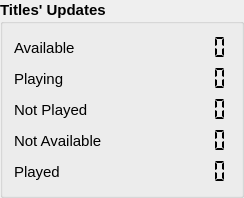
         <widget class="QGroupBox" name="groupBox_3">
          <property name="font">
           <font>
            <pointsize>11</pointsize>
            <bold>true</bold>
           </font>
          </property>
          <property name="title">
           <string>Titles' Updates</string>
          </property>
          <layout class="QHBoxLayout" name="horizontalLayout_6" stretch="50,50">
           <item>
            <layout class="QVBoxLayout" name="verticalLayout_8">
             <item>
              <widget class="QLabel" name="label_11">
               <property name="minimumSize">
                <size>
                 <width>130</width>
                 <height>25</height>
                </size>
               </property>
               <property name="maximumSize">
                <size>
                 <width>130</width>
                 <height>25</height>
                </size>
               </property>
               <property name="baseSize">
                <size>
                 <width>130</width>
                 <height>25</height>
                </size>
               </property>
               <property name="font">
                <font>
                 <pointsize>11</pointsize>
                 <bold>false</bold>
                </font>
               </property>
               <property name="text">
                <string>Available</string>
               </property>
              </widget>
             </item>
             <item>
              <widget class="QLabel" name="label_12">
               <property name="minimumSize">
                <size>
                 <width>130</width>
                 <height>25</height>
                </size>
               </property>
               <property name="maximumSize">
                <size>
                 <width>130</width>
                 <height>25</height>
                </size>
               </property>
               <property name="baseSize">
                <size>
                 <width>130</width>
                 <height>25</height>
                </size>
               </property>
               <property name="font">
                <font>
                 <pointsize>11</pointsize>
                 <bold>false</bold>
                </font>
               </property>
               <property name="text">
                <string>Playing</string>
               </property>
              </widget>
             </item>
             <item>
              <widget class="QLabel" name="label_13">
               <property name="minimumSize">
                <size>
                 <width>130</width>
                 <height>25</height>
                </size>
               </property>
               <property name="maximumSize">
                <size>
                 <width>130</width>
                 <height>25</height>
                </size>
               </property>
               <property name="baseSize">
                <size>
                 <width>130</width>
                 <height>25</height>
                </size>
               </property>
               <property name="font">
                <font>
                 <pointsize>11</pointsize>
                 <bold>false</bold>
                </font>
               </property>
               <property name="text">
                <string>Not Played</string>
               </property>
              </widget>
             </item>
             <item>
              <widget class="QLabel" name="label_14">
               <property name="minimumSize">
                <size>
                 <width>130</width>
                 <height>25</height>
                </size>
               </property>
               <property name="maximumSize">
                <size>
                 <width>130</width>
                 <height>25</height>
                </size>
               </property>
               <property name="baseSize">
                <size>
                 <width>130</width>
                 <height>25</height>
                </size>
               </property>
               <property name="font">
                <font>
                 <pointsize>11</pointsize>
                 <bold>false</bold>
                </font>
               </property>
               <property name="text">
                <string>Not Available</string>
               </property>
              </widget>
             </item>
             <item>
              <widget class="QLabel" name="label_15">
               <property name="minimumSize">
                <size>
                 <width>130</width>
                 <height>25</height>
                </size>
               </property>
               <property name="maximumSize">
                <size>
                 <width>130</width>
                 <height>25</height>
                </size>
               </property>
               <property name="baseSize">
                <size>
                 <width>130</width>
                 <height>25</height>
                </size>
               </property>
               <property name="font">
                <font>
                 <pointsize>11</pointsize>
                 <bold>false</bold>
                </font>
               </property>
               <property name="text">
                <string>Played</string>
               </property>
              </widget>
             </item>
            </layout>
           </item>
           <item>
            <layout class="QVBoxLayout" name="verticalLayout_9">
             <item>
              <widget class="QLCDNumber" name="lcdNumberTU0">
               <property name="minimumSize">
                <size>
                 <width>80</width>
                 <height>25</height>
                </size>
               </property>
               <property name="maximumSize">
                <size>
                 <width>80</width>
                 <height>25</height>
                </size>
               </property>
               <property name="baseSize">
                <size>
                 <width>80</width>
                 <height>25</height>
                </size>
               </property>
               <property name="palette">
                <palette>
                 <active>
                  <colorrole role="WindowText">
                   <brush brushstyle="SolidPattern">
                    <color alpha="255">
                     <red>0</red>
                     <green>170</green>
                     <blue>0</blue>
                    </color>
                   </brush>
                  </colorrole>
                 </active>
                 <inactive/>
                 <disabled/>
                </palette>
               </property>
               <property name="font">
                <font>
                 <pointsize>11</pointsize>
                 <bold>false</bold>
                </font>
               </property>
               <property name="frameShape">
                <enum>QFrame::NoFrame</enum>
               </property>
               <property name="frameShadow">
                <enum>QFrame::Sunken</enum>
               </property>
               <property name="digitCount">
                <number>6</number>
               </property>
               <property name="segmentStyle">
                <enum>QLCDNumber::Flat</enum>
               </property>
               <property name="intValue" stdset="0">
                <number>0</number>
               </property>
              </widget>
             </item>
             <item>
              <widget class="QLCDNumber" name="lcdNumberTU1">
               <property name="minimumSize">
                <size>
                 <width>80</width>
                 <height>25</height>
                </size>
               </property>
               <property name="maximumSize">
                <size>
                 <width>80</width>
                 <height>25</height>
                </size>
               </property>
               <property name="baseSize">
                <size>
                 <width>80</width>
                 <height>25</height>
                </size>
               </property>
               <property name="palette">
                <palette>
                 <active>
                  <colorrole role="WindowText">
                   <brush brushstyle="SolidPattern">
                    <color alpha="255">
                     <red>0</red>
                     <green>170</green>
                     <blue>255</blue>
                    </color>
                   </brush>
                  </colorrole>
                 </active>
                 <inactive/>
                 <disabled/>
                </palette>
               </property>
               <property name="font">
                <font>
                 <pointsize>11</pointsize>
                 <bold>false</bold>
                </font>
               </property>
               <property name="frameShape">
                <enum>QFrame::NoFrame</enum>
               </property>
               <property name="frameShadow">
                <enum>QFrame::Sunken</enum>
               </property>
               <property name="digitCount">
                <number>6</number>
               </property>
               <property name="segmentStyle">
                <enum>QLCDNumber::Flat</enum>
               </property>
               <property name="intValue" stdset="0">
                <number>0</number>
               </property>
              </widget>
             </item>
             <item>
              <widget class="QLCDNumber" name="lcdNumberTU2">
               <property name="minimumSize">
                <size>
                 <width>80</width>
                 <height>25</height>
                </size>
               </property>
               <property name="maximumSize">
                <size>
                 <width>80</width>
                 <height>25</height>
                </size>
               </property>
               <property name="baseSize">
                <size>
                 <width>80</width>
                 <height>25</height>
                </size>
               </property>
               <property name="palette">
                <palette>
                 <active>
                  <colorrole role="WindowText">
                   <brush brushstyle="SolidPattern">
                    <color alpha="255">
                     <red>223</red>
                     <green>149</green>
                     <blue>0</blue>
                    </color>
                   </brush>
                  </colorrole>
                 </active>
                 <inactive/>
                 <disabled/>
                </palette>
               </property>
               <property name="font">
                <font>
                 <pointsize>11</pointsize>
                 <bold>false</bold>
                </font>
               </property>
               <property name="frameShape">
                <enum>QFrame::NoFrame</enum>
               </property>
               <property name="frameShadow">
                <enum>QFrame::Sunken</enum>
               </property>
               <property name="digitCount">
                <number>6</number>
               </property>
               <property name="segmentStyle">
                <enum>QLCDNumber::Flat</enum>
               </property>
               <property name="intValue" stdset="0">
                <number>0</number>
               </property>
              </widget>
             </item>
             <item>
              <widget class="QLCDNumber" name="lcdNumberTU3">
               <property name="minimumSize">
                <size>
                 <width>80</width>
                 <height>25</height>
                </size>
               </property>
               <property name="maximumSize">
                <size>
                 <width>80</width>
                 <height>25</height>
                </size>
               </property>
               <property name="baseSize">
                <size>
                 <width>80</width>
                 <height>25</height>
                </size>
               </property>
               <property name="palette">
                <palette>
                 <active>
                  <colorrole role="WindowText">
                   <brush brushstyle="SolidPattern">
                    <color alpha="255">
                     <red>255</red>
                     <green>0</green>
                     <blue>0</blue>
                    </color>
                   </brush>
                  </colorrole>
                 </active>
                 <inactive/>
                 <disabled/>
                </palette>
               </property>
               <property name="font">
                <font>
                 <pointsize>11</pointsize>
                 <bold>false</bold>
                </font>
               </property>
               <property name="frameShape">
                <enum>QFrame::NoFrame</enum>
               </property>
               <property name="frameShadow">
                <enum>QFrame::Sunken</enum>
               </property>
               <property name="digitCount">
                <number>6</number>
               </property>
               <property name="segmentStyle">
                <enum>QLCDNumber::Flat</enum>
               </property>
               <property name="intValue" stdset="0">
                <number>0</number>
               </property>
              </widget>
             </item>
             <item>
              <widget class="QLCDNumber" name="lcdNumberTU4">
               <property name="minimumSize">
                <size>
                 <width>80</width>
                 <height>25</height>
                </size>
               </property>
               <property name="maximumSize">
                <size>
                 <width>80</width>
                 <height>25</height>
                </size>
               </property>
               <property name="baseSize">
                <size>
                 <width>80</width>
                 <height>25</height>
                </size>
               </property>
               <property name="palette">
                <palette>
                 <active>
                  <colorrole role="WindowText">
                   <brush brushstyle="SolidPattern">
                    <color alpha="255">
                     <red>0</red>
                     <green>85</green>
                     <blue>255</blue>
                    </color>
                   </brush>
                  </colorrole>
                 </active>
                 <inactive/>
                 <disabled/>
                </palette>
               </property>
               <property name="font">
                <font>
                 <pointsize>11</pointsize>
                 <bold>false</bold>
                </font>
               </property>
               <property name="frameShape">
                <enum>QFrame::NoFrame</enum>
               </property>
               <property name="frameShadow">
                <enum>QFrame::Sunken</enum>
               </property>
               <property name="digitCount">
                <number>6</number>
               </property>
               <property name="segmentStyle">
                <enum>QLCDNumber::Flat</enum>
               </property>
               <property name="intValue" stdset="0">
                <number>0</number>
               </property>
              </widget>
             </item>
            </layout>
           </item>
          </layout>
         </widget>
